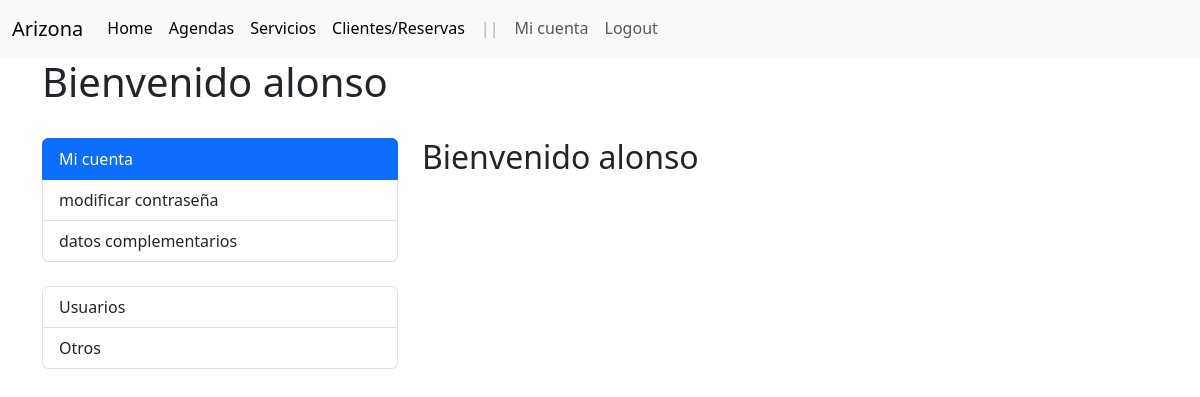
Page /account/index/ (signed in) on the earlier database version.
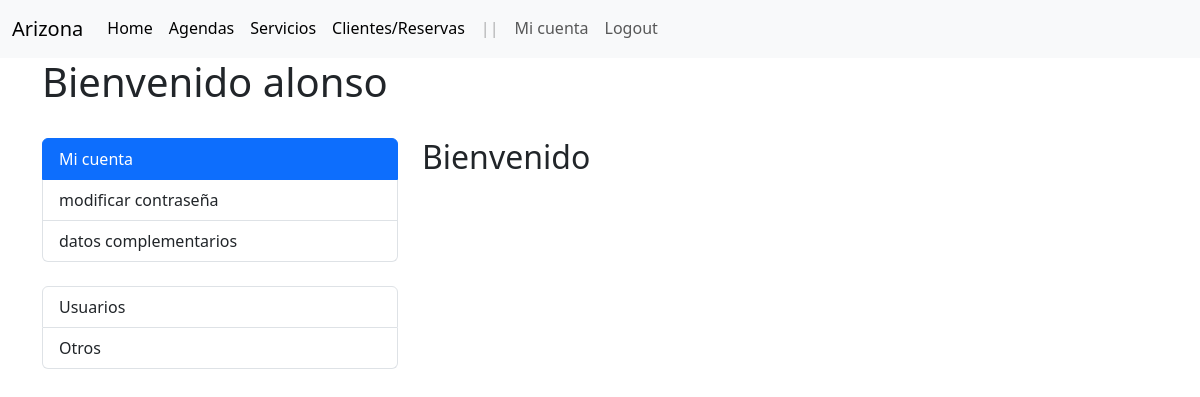
Same page on the later database version.
### accounts/models.py (models this page shows, shortened)
class User(AbstractBaseUser, PermissionsMixin):
    username = models.CharField(
        'Usuario', max_length=30, unique=True, validators=[
            validators.RegexValidator(
                re.compile('^[\w.@+-]+$'),
                'ingrese un nombre de usuario valido '
                'Este valor debe contener solo letras, números '
                'excepto: @/./+/-/_.'
                ,  'invalid'
            )
        ], help_text='Un nombre corto que sera usado'+
                    ' para identificarlo de forma unica en la plataforma.'
    )
    name = models.CharField('Name', max_length=100)
    email = models.EmailField('Email', unique=True)
    is_staff = models.BooleanField('Admin', default=False)
    is_active = models.BooleanField('Ativo', default=True)
    date_joined = models.DateTimeField('Data de Entrada', auto_now_add=True)
    USERNAME_FIELD = 'username'
    REQUIRED_FIELDS = ['email']
    objects = UserManager()
    class Meta:
        verbose_name = 'Usuario'
        verbose_name_plural = 'Usuarios'

### accounts/views.py (the view)
class IndexView(LoginRequiredMixin, DetailView):
    model = User
    template_name = 'accounts/index.html'
    login_url = reverse_lazy('Login:login')
    def get_object(self):
        return self.request.user

### accounts/templates/accounts/index.html (shortened to what this page needs)
{% extends "layout.html" %}
{% block container %}
<body class="body">
    <div class="container">
        <h1>Bienvenido {{user.username}}</h1>
        <br>
        <div class="row">
            <div class="col-md-4">
                <div class="list-group">
                    <a  class="list-group-item active">Mi cuenta</a>
                    <a href="{% url 'account:update_password'%}" class="list-group-item">modificar contraseña</a>
                    <a href="{% url 'cliente:cliente_create' %}" class="list-group-item"> datos complementarios </a>
                </div>
                <br>
                <div class="list-group">
                    {% if request.user.is_staff or request.user.is_superuser %}
                    <a href="{% url 'account:user_list' %}" class="list-group-item">Usuarios</a>
                    <a href="#" class="list-group-item">Otros</a>
                    {% endif %}
                </div>
            </div>
            <div class="col-md-8">
                {% block accounts_container %}<h2>Bienvenido {{ user.name }} </h2>{% endblock %}
            </div>
        </div>
</body>
{% endblock %}

Differences in the rows shown:
changed User "alonso": name "alonso" → (not shown)
